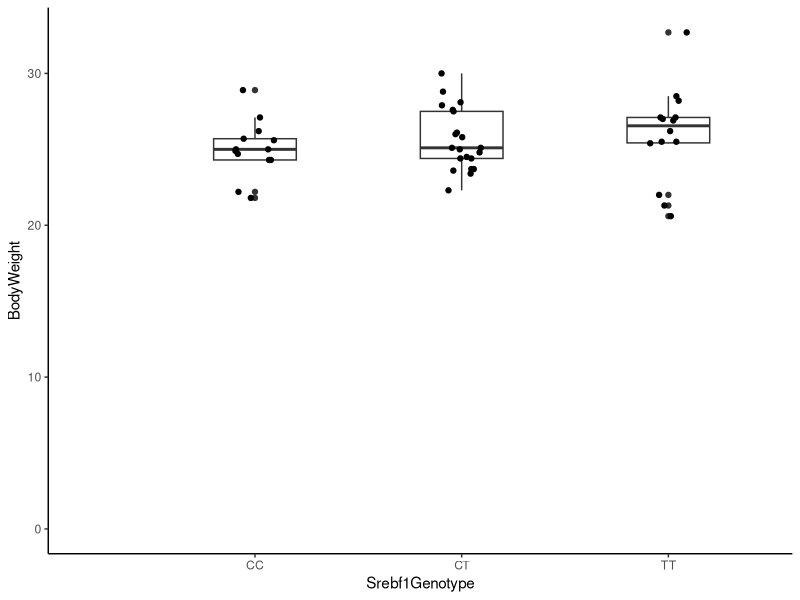
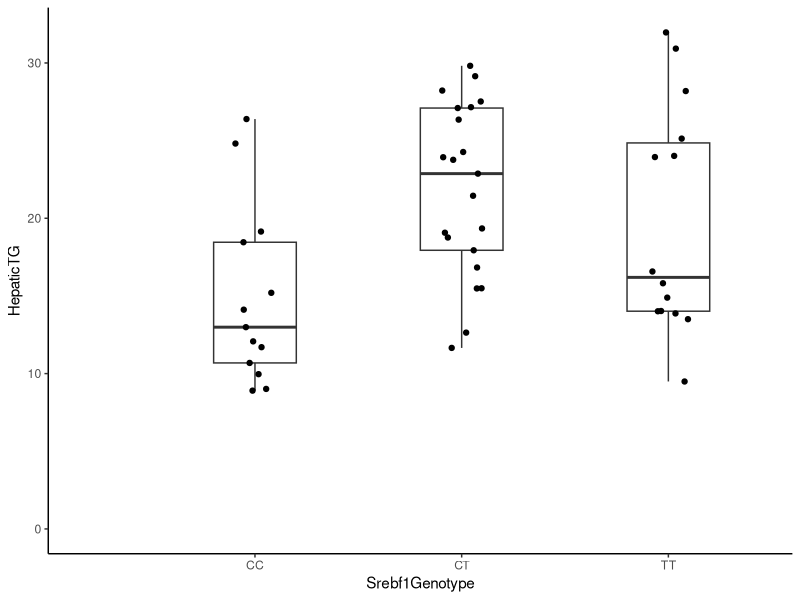
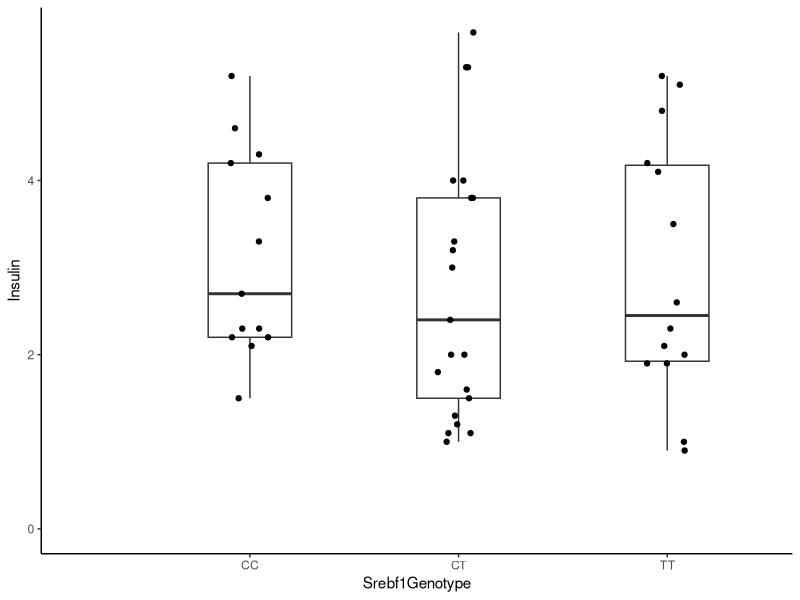
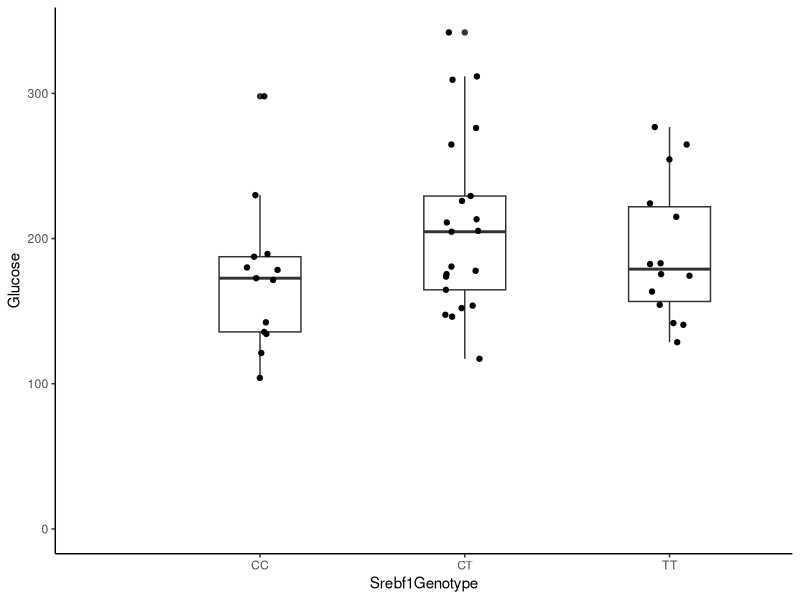
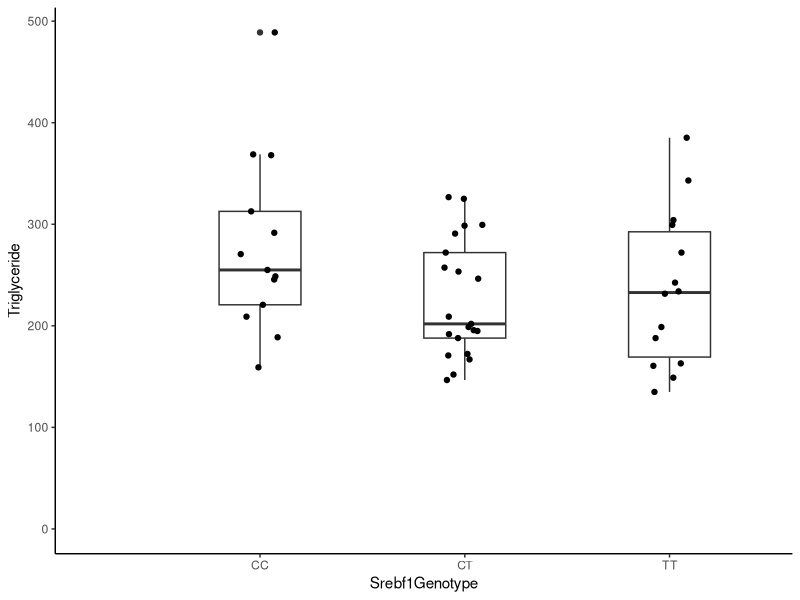
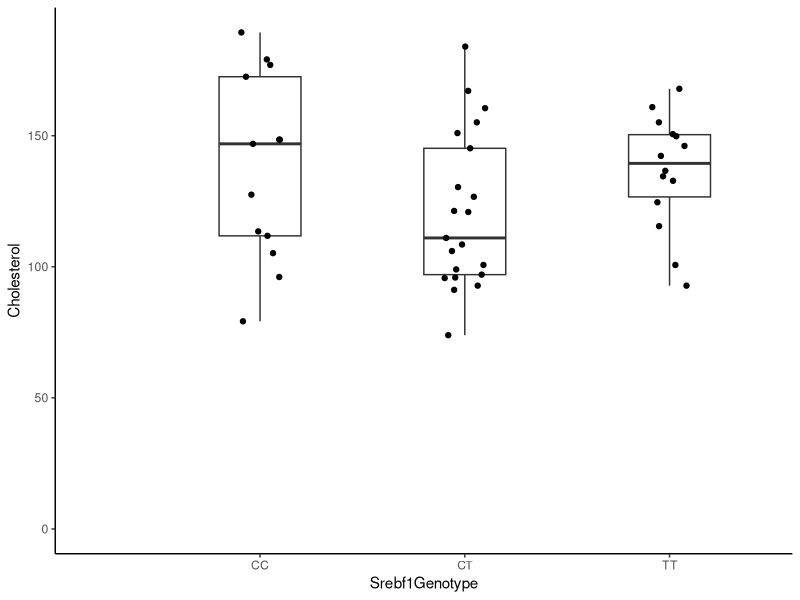
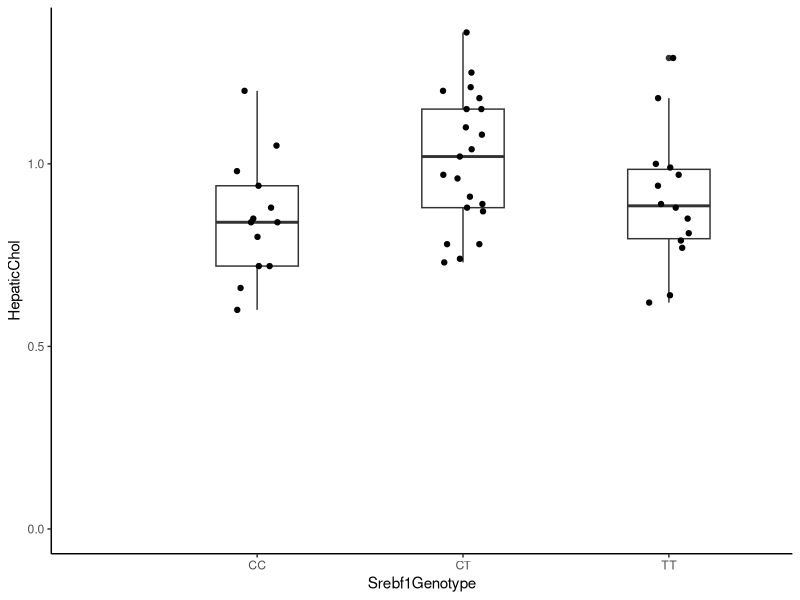
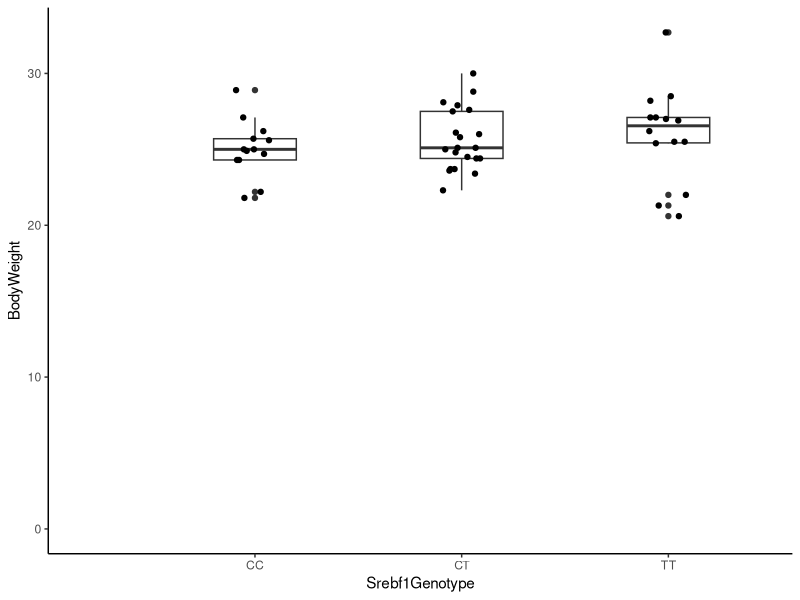

Recreate these plots in R, in order.
## ---- chunk 1
knitr::opts_chunk$set(echo = TRUE)
## ---- chunk 2

library("tidyverse")
library("data.table")
library("here")


## ---- chunk 3

Phenotypes <- fread(here("Data", "PhenotypeData", "F2_48males_Phenotype_all.txt"))
Genotypes <- fread(here("Data", "PhenotypeData", "Srebf1GenotypesAllF2.txt"))
Genotypes <- distinct(Genotypes)

PhenoGenoData <- inner_join(Genotypes, Phenotypes)

p <- ggplot(PhenoGenoData, aes(x=Srebf1Genotype, y=BodyWeight)) +
  geom_boxplot(width = 0.4) +
  geom_jitter(width = 0.1, height = 0) +
  theme(aspect.ratio = 2) +
  expand_limits(x = 0, y = 0) +
  theme_classic()
p
ggsave(plot = p, width = 3, height = 3, dpi = 300, filename = here("Results", "Srebf1", "BW.pdf"))

p <- ggplot(PhenoGenoData, aes(x=Srebf1Genotype, y=HepaticTG)) +
  geom_boxplot(width = 0.4) +
  geom_jitter(width = 0.1, height = 0) +
  theme(aspect.ratio = 2) +
  expand_limits(x = 0, y = 0) +
  theme_classic()
p
ggsave(plot = p, width = 3, height = 3, dpi = 300, filename = here("Results", "Srebf1", "HepaticTG.pdf"))

p <- ggplot(PhenoGenoData, aes(x=Srebf1Genotype, y=Insulin)) +
  geom_boxplot(width = 0.4) +
  geom_jitter(width = 0.1, height = 0) +
  theme(aspect.ratio = 2) +
  expand_limits(x = 0, y = 0) +
  theme_classic()
p
ggsave(plot = p, width = 3, height = 3, dpi = 300, filename = here("Results", "Srebf1", "Insulin.pdf"))

p <- ggplot(PhenoGenoData, aes(x=Srebf1Genotype, y=Glucose)) +
  geom_boxplot(width = 0.4) +
  geom_jitter(width = 0.1, height = 0) +
  theme(aspect.ratio = 2) +
  expand_limits(x = 0, y = 0) +
  theme_classic()
p
ggsave(plot = p, width = 3, height = 3, dpi = 300, filename = here("Results", "Srebf1", "Glucose.pdf"))

p <- ggplot(PhenoGenoData, aes(x=Srebf1Genotype, y=Triglyceride)) +
  geom_boxplot(width = 0.4) +
  geom_jitter(width = 0.1, height = 0) +
  theme(aspect.ratio = 2) +
  expand_limits(x = 0, y = 0) +
  theme_classic()
p
ggsave(plot = p, width = 3, height = 3, dpi = 300, filename = here("Results", "Srebf1", "Triglyceride.pdf"))

p <- ggplot(PhenoGenoData, aes(x=Srebf1Genotype, y=Cholesterol)) +
  geom_boxplot(width = 0.4) +
  geom_jitter(width = 0.1, height = 0) +
  theme(aspect.ratio = 2) +
  expand_limits(x = 0, y = 0) +
  theme_classic()
p
ggsave(plot = p, width = 3, height = 3, dpi = 300, filename = here("Results", "Srebf1", "Cholesterol.pdf"))

p <- ggplot(PhenoGenoData, aes(x=Srebf1Genotype, y=HepaticChol)) +
  geom_boxplot(width = 0.4) +
  geom_jitter(width = 0.1, height = 0) +
  theme(aspect.ratio = 2) +
  expand_limits(x = 0, y = 0) +
  theme_classic()
p
ggsave(plot = p, width = 3, height = 3, dpi = 300, filename = here("Results", "Srebf1", "HepaticChol.pdf"))


print("BodyWeight")
BW.lm <- lm(BodyWeight ~ GenotypeCode, PhenoGenoData)
summary(BW.lm)


print("HepaticTG")
BW.lm <- lm(HepaticTG ~ GenotypeCode, PhenoGenoData)
summary(BW.lm)

print("Insulin")
BW.lm <- lm(Insulin ~ GenotypeCode, PhenoGenoData)
summary(BW.lm)

print("Glucose")
BW.lm <- lm(Glucose ~ GenotypeCode, PhenoGenoData)
summary(BW.lm)

print("Triglyceride")
BW.lm <- lm(Triglyceride ~ GenotypeCode, PhenoGenoData)
summary(BW.lm)

print("Cholesterol")
BW.lm <- lm(Cholesterol ~ GenotypeCode, PhenoGenoData)
summary(BW.lm)

print("HepaticChol")
BW.lm <- lm(HepaticChol ~ GenotypeCode, PhenoGenoData)
summary(BW.lm)





